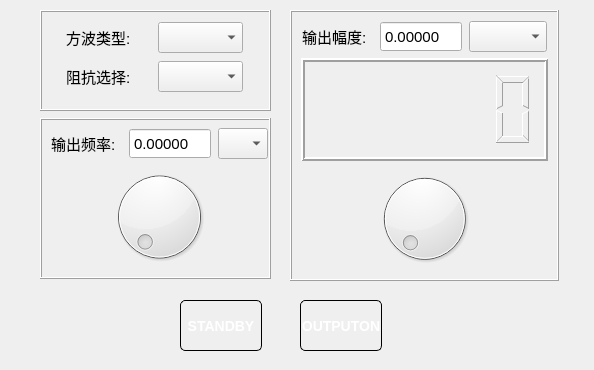
<?xml version="1.0" encoding="UTF-8"?>
<ui version="4.0">
 <class>SquDialog</class>
 <widget class="QDialog" name="SquDialog">
  <property name="geometry">
   <rect>
    <x>0</x>
    <y>0</y>
    <width>594</width>
    <height>370</height>
   </rect>
  </property>
  <property name="windowTitle">
   <string>方波</string>
  </property>
  <property name="windowIcon">
   <iconset resource="resourcefile.qrc">
    <normaloff>:/Icon/Icon/wave-4.png</normaloff>:/Icon/Icon/wave-4.png</iconset>
  </property>
  <widget class="QPushButton" name="StandBy_pushBtn">
   <property name="geometry">
    <rect>
     <x>180</x>
     <y>300</y>
     <width>82</width>
     <height>51</height>
    </rect>
   </property>
   <property name="font">
    <font>
     <pointsize>-1</pointsize>
     <weight>75</weight>
     <italic>false</italic>
     <bold>true</bold>
    </font>
   </property>
   <property name="styleSheet">
    <string notr="true">QPushButton {
    border: 1px solid #000000;
    border-radius: 5px;
    background-color: qlineargradient(x1: 0, y1: 0, x2: 0, y2: 1,
                                   stop: 0 #dedede, stop: 0.5 #434343,
                                   stop: 0.51 #000000, stop: 1 #656a6d);
    color: #FFFFFF;
    font: bold 14px;
    min-width: 80px;
}

QPushButton:pressed {
    background-color: qlineargradient(x1: 0, y1: 0, x2: 0, y2: 1,
                                   stop: 0 #cfcccc, stop: 0.5 #333232,
                                   stop: 0.51 #000000, stop: 1 #585c5f);
    color: #00CC00;
}
QPushButton:flat {
    border: none;
}</string>
   </property>
   <property name="text">
    <string>STANDBY</string>
   </property>
  </widget>
  <widget class="QPushButton" name="OutputOn_pushBtn">
   <property name="geometry">
    <rect>
     <x>300</x>
     <y>300</y>
     <width>82</width>
     <height>51</height>
    </rect>
   </property>
   <property name="font">
    <font>
     <pointsize>-1</pointsize>
     <weight>75</weight>
     <italic>false</italic>
     <bold>true</bold>
    </font>
   </property>
   <property name="styleSheet">
    <string notr="true">QPushButton {
    border: 1px solid #000000;
    border-radius: 5px;
    background-color: qlineargradient(x1: 0, y1: 0, x2: 0, y2: 1,
                                   stop: 0 #dedede, stop: 0.5 #434343,
                                   stop: 0.51 #000000, stop: 1 #656a6d);
    color: #FFFFFF;
    font: bold 14px;
    min-width: 80px;
}

QPushButton:pressed {
    background-color: qlineargradient(x1: 0, y1: 0, x2: 0, y2: 1,
                                   stop: 0 #cfcccc, stop: 0.5 #333232,
                                   stop: 0.51 #000000, stop: 1 #585c5f);
    color: #00CC00;
}
QPushButton:flat {
    border: none;
}</string>
   </property>
   <property name="text">
    <string>OUTPUTON</string>
   </property>
  </widget>
  <widget class="QFrame" name="frame">
   <property name="geometry">
    <rect>
     <x>40</x>
     <y>10</y>
     <width>231</width>
     <height>101</height>
    </rect>
   </property>
   <property name="frameShape">
    <enum>QFrame::Box</enum>
   </property>
   <property name="frameShadow">
    <enum>QFrame::Raised</enum>
   </property>
   <widget class="QWidget" name="layoutWidget">
    <property name="geometry">
     <rect>
      <x>10</x>
      <y>10</y>
      <width>211</width>
      <height>74</height>
     </rect>
    </property>
    <layout class="QVBoxLayout" name="verticalLayout">
     <item>
      <layout class="QHBoxLayout" name="horizontalLayout_5">
       <item>
        <widget class="QLabel" name="SquWaveNo_Label">
         <property name="minimumSize">
          <size>
           <width>70</width>
           <height>31</height>
          </size>
         </property>
         <property name="maximumSize">
          <size>
           <width>70</width>
           <height>31</height>
          </size>
         </property>
         <property name="font">
          <font>
           <pointsize>11</pointsize>
          </font>
         </property>
         <property name="text">
          <string>方波类型:</string>
         </property>
        </widget>
       </item>
       <item>
        <widget class="QComboBox" name="SquWaveNo_Cmb">
         <property name="minimumSize">
          <size>
           <width>85</width>
           <height>31</height>
          </size>
         </property>
         <property name="maximumSize">
          <size>
           <width>85</width>
           <height>31</height>
          </size>
         </property>
         <property name="font">
          <font>
           <pointsize>11</pointsize>
          </font>
         </property>
        </widget>
       </item>
      </layout>
     </item>
     <item>
      <layout class="QHBoxLayout" name="horizontalLayout_2">
       <item>
        <widget class="QLabel" name="SquWaveOhm_Label">
         <property name="minimumSize">
          <size>
           <width>70</width>
           <height>31</height>
          </size>
         </property>
         <property name="maximumSize">
          <size>
           <width>70</width>
           <height>31</height>
          </size>
         </property>
         <property name="font">
          <font>
           <pointsize>11</pointsize>
          </font>
         </property>
         <property name="frameShape">
          <enum>QFrame::NoFrame</enum>
         </property>
         <property name="lineWidth">
          <number>2</number>
         </property>
         <property name="text">
          <string>阻抗选择:</string>
         </property>
         <property name="textFormat">
          <enum>Qt::AutoText</enum>
         </property>
         <property name="buddy">
          <cstring>DcWaveNo_Cmb</cstring>
         </property>
        </widget>
       </item>
       <item>
        <widget class="QComboBox" name="SquOhm_Cmb">
         <property name="minimumSize">
          <size>
           <width>85</width>
           <height>31</height>
          </size>
         </property>
         <property name="maximumSize">
          <size>
           <width>85</width>
           <height>31</height>
          </size>
         </property>
         <property name="font">
          <font>
           <family>Andalus</family>
           <pointsize>11</pointsize>
          </font>
         </property>
         <property name="autoFillBackground">
          <bool>false</bool>
         </property>
         <property name="styleSheet">
          <string notr="true"/>
         </property>
         <property name="currentText">
          <string/>
         </property>
         <property name="currentIndex">
          <number>-1</number>
         </property>
        </widget>
       </item>
      </layout>
     </item>
    </layout>
   </widget>
  </widget>
  <widget class="QFrame" name="frame_2">
   <property name="geometry">
    <rect>
     <x>40</x>
     <y>118</y>
     <width>231</width>
     <height>161</height>
    </rect>
   </property>
   <property name="frameShape">
    <enum>QFrame::Box</enum>
   </property>
   <property name="frameShadow">
    <enum>QFrame::Raised</enum>
   </property>
   <widget class="QWidget" name="layoutWidget">
    <property name="geometry">
     <rect>
      <x>10</x>
      <y>10</y>
      <width>219</width>
      <height>141</height>
     </rect>
    </property>
    <layout class="QVBoxLayout" name="verticalLayout_3">
     <item>
      <layout class="QHBoxLayout" name="horizontalLayout">
       <item>
        <widget class="QLabel" name="SquFreq_Label">
         <property name="minimumSize">
          <size>
           <width>71</width>
           <height>31</height>
          </size>
         </property>
         <property name="maximumSize">
          <size>
           <width>71</width>
           <height>31</height>
          </size>
         </property>
         <property name="font">
          <font>
           <pointsize>11</pointsize>
          </font>
         </property>
         <property name="text">
          <string>输出频率:</string>
         </property>
        </widget>
       </item>
       <item>
        <widget class="QDoubleSpinBox" name="SquFreq_Dsb">
         <property name="minimumSize">
          <size>
           <width>82</width>
           <height>31</height>
          </size>
         </property>
         <property name="maximumSize">
          <size>
           <width>82</width>
           <height>31</height>
          </size>
         </property>
         <property name="font">
          <font>
           <pointsize>11</pointsize>
          </font>
         </property>
         <property name="buttonSymbols">
          <enum>QAbstractSpinBox::NoButtons</enum>
         </property>
         <property name="decimals">
          <number>5</number>
         </property>
         <property name="maximum">
          <double>1000.000000000000000</double>
         </property>
        </widget>
       </item>
       <item>
        <widget class="QComboBox" name="SquFreqUnit_Cmb">
         <property name="minimumSize">
          <size>
           <width>50</width>
           <height>31</height>
          </size>
         </property>
         <property name="maximumSize">
          <size>
           <width>50</width>
           <height>31</height>
          </size>
         </property>
         <property name="font">
          <font>
           <pointsize>11</pointsize>
          </font>
         </property>
        </widget>
       </item>
      </layout>
     </item>
     <item>
      <widget class="QDial" name="SquFreq_Dial"/>
     </item>
    </layout>
   </widget>
  </widget>
  <widget class="QFrame" name="frame_3">
   <property name="geometry">
    <rect>
     <x>290</x>
     <y>10</y>
     <width>269</width>
     <height>271</height>
    </rect>
   </property>
   <property name="frameShape">
    <enum>QFrame::Box</enum>
   </property>
   <property name="frameShadow">
    <enum>QFrame::Raised</enum>
   </property>
   <layout class="QGridLayout" name="gridLayout">
    <item row="0" column="0">
     <layout class="QVBoxLayout" name="verticalLayout_2">
      <item>
       <layout class="QHBoxLayout" name="horizontalLayout_3">
        <item>
         <widget class="QLabel" name="SquAmp_Label">
          <property name="minimumSize">
           <size>
            <width>71</width>
            <height>31</height>
           </size>
          </property>
          <property name="maximumSize">
           <size>
            <width>71</width>
            <height>31</height>
           </size>
          </property>
          <property name="font">
           <font>
            <pointsize>11</pointsize>
           </font>
          </property>
          <property name="text">
           <string>输出幅度:</string>
          </property>
         </widget>
        </item>
        <item>
         <widget class="QDoubleSpinBox" name="SquAmp_Dsb">
          <property name="minimumSize">
           <size>
            <width>82</width>
            <height>31</height>
           </size>
          </property>
          <property name="maximumSize">
           <size>
            <width>82</width>
            <height>31</height>
           </size>
          </property>
          <property name="font">
           <font>
            <pointsize>11</pointsize>
           </font>
          </property>
          <property name="buttonSymbols">
           <enum>QAbstractSpinBox::NoButtons</enum>
          </property>
          <property name="decimals">
           <number>5</number>
          </property>
          <property name="maximum">
           <double>150.000000000000000</double>
          </property>
         </widget>
        </item>
        <item>
         <widget class="QComboBox" name="SquAmpUnit_Cmb">
          <property name="minimumSize">
           <size>
            <width>78</width>
            <height>31</height>
           </size>
          </property>
          <property name="maximumSize">
           <size>
            <width>78</width>
            <height>31</height>
           </size>
          </property>
          <property name="font">
           <font>
            <pointsize>11</pointsize>
           </font>
          </property>
         </widget>
        </item>
       </layout>
      </item>
      <item>
       <widget class="QLCDNumber" name="lcdNumber">
        <property name="lineWidth">
         <number>2</number>
        </property>
        <property name="smallDecimalPoint">
         <bool>true</bool>
        </property>
        <property name="segmentStyle">
         <enum>QLCDNumber::Outline</enum>
        </property>
       </widget>
      </item>
      <item>
       <widget class="QDial" name="SquAmp_Dial"/>
      </item>
     </layout>
    </item>
   </layout>
  </widget>
 </widget>
 <resources>
  <include location="resourcefile.qrc"/>
 </resources>
 <connections/>
</ui>
